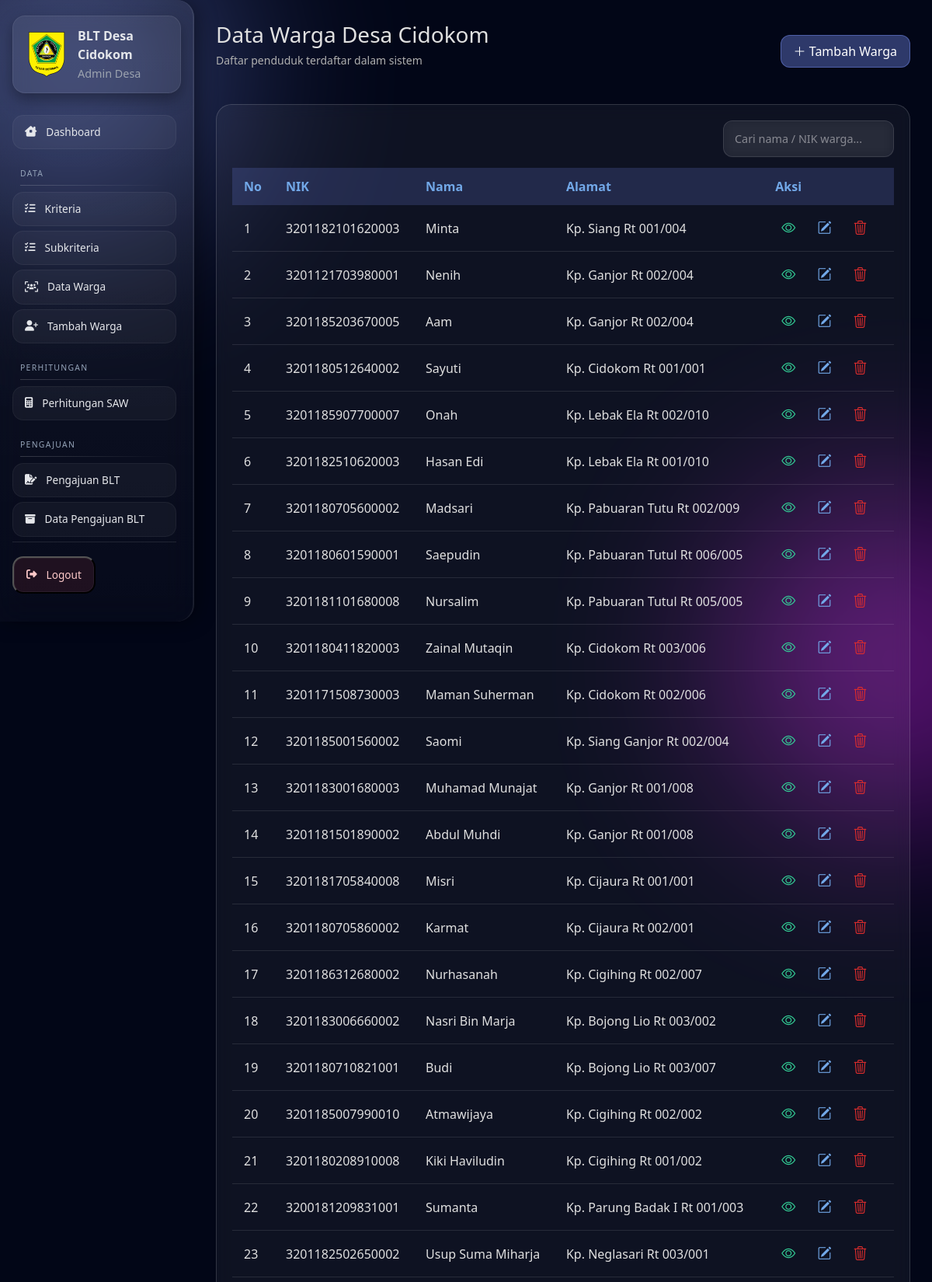
Page /desa/warga/ (signed in, upper part) on the committed database.
### ekbang/models.py (models this page shows, shortened)
class Warga(models.Model):
    desa = models.ForeignKey(Desa, on_delete=models.CASCADE, related_name='warga')
    no_kk = models.CharField(max_length=16, blank=True, null=True)
    nik = models.CharField(max_length=16, unique=True, validators=[nik_validator], verbose_name="NIK")
    nama = models.CharField(max_length=100)
    jumlah_keluarga_kpm = models.IntegerField()
    alamat = models.TextField()
    is_deleted = models.BooleanField(default=False)
    deleted_at = models.DateTimeField(null=True, blank=True)
    class Meta:
        indexes = [models.Index(fields=['nik'])]

### ekbang/proses/decorators.py (the view)
        def wrapper(request, *args, **kwargs):
            if role == 'kecamatan':
                if not hasattr(request.user, 'admin_kecamatan'):
                    messages.error(request, 'Anda tidak punya akses')
                    return redirect('login')
            elif role == 'desa':
                if not hasattr(request.user, 'desa'):
                    messages.error(request, 'Anda tidak punya akses')
                    return redirect('login')
            else:
                messages.error(request, 'Role tidak dikenali')
                return redirect('login')
            return view_func(request, *args, **kwargs)

### ekbang/views/desa.py (called while the page is built, shortened)
@login_required
@role_required('desa')
def warga_list(request):
    desa = request.user.desa
    query = request.GET.get('q', '')
    warga = Warga.objects.filter(
        desa=desa,
        is_deleted=False
    )
    if query:
        warga = warga.filter(
            Q(nama__icontains=query) |
            Q(nik__icontains=query)
        )
    return render(request, 'desa/warga_list.html', {
        'warga': warga,
        'query': query
    })

### ekbang/templates/desa/warga_list.html (shortened to what this page needs)
{% extends 'base/base.html' %}
{% load static %}
{% block extra_css %}
<link rel="stylesheet" href="{% static 'css/desa/warga_list.css' %}">
{% endblock %}
{% block content %}
<div class="page-header">
    <div>
        <h2>Data Warga Desa {{ request.user.username }}</h2>
        <p>Daftar penduduk terdaftar dalam sistem</p>
    </div>
    <a href="{% url 'desa_warga_tambah' %}" class="btn-glass">
        <i class="bi bi-plus-lg"></i> Tambah Warga
    </a>
</div>
<div class="glass-card">
    <div class="card-toolbar">
        <form method="get" class="search-box">
            <input type="text"
                   name="q"
                   placeholder="Cari nama / NIK warga..."
                   value="{{ query|default:'' }}">
        </form>
    </div>
    <table class="table-modern">
        <thead>
            <tr>
                <th>No</th>
                <th>NIK</th>
                <th>Nama</th>
                <th>Alamat</th>
                <th>Aksi</th>
            </tr>
        </thead>
        <tbody id="warga-table">
            {% include 'desa/partials/warga_rows.html' %}
        </tbody>
    </table>
</div>
{% endblock %}

### ekbang/templates/base/sidebar.html (shortened to what this page needs)
{% load static %}
<link rel="stylesheet" href="{% static 'css/desa/sidebar.css' %}">
<div class="sidebar-desa">
    <div class="sidebar-brand">
       <span class="logo">
    <img src="{% static 'img/logo.png' %}" alt="Logo" />
</span>
        <div>
            <strong>BLT Desa {{ request.user.username }}</strong>
            <small>Admin Desa</small>
        </div>
    </div>
    <div class="sidebar-scroll">
    <nav class="sidebar-menu">
        <a href="{% url 'desa_dashboard' %}" class="menu-item">
            <i class="fa-solid fa-house-chimney-window"></i> Dashboard
        </a>
        <div class="menu-section">DATA</div>
        <a href="{% url 'desa_kriteria_list' %}" class="menu-item">
            <i class="fa-solid fa-list-check"></i> Kriteria
        </a>
        <a href="{% url 'desa_subkriteria_list' %}" class="menu-item">
            <i class="fa-solid fa-list-check"></i> Subkriteria
        </a>
        <a href="{% url 'desa_warga_list' %}" class="menu-item">
            <i class="fa-solid fa-users-viewfinder"></i> Data Warga
        </a>
        <a href="{% url 'desa_warga_tambah' %}" class="menu-item">
            <i class="fa-solid fa-user-plus"></i> Tambah Warga
        </a>
        <div class="menu-section">PERHITUNGAN</div>
        <a href="{% url 'desa_riwayat_saw' %}" class="menu-item">
            <i class="fa-solid fa-calculator"></i> Perhitungan SAW
        </a>
        <div class="menu-section">PENGAJUAN</div>
        <a href="{% url 'desa_pengajuan' %}" class="menu-item">
            <i class="fa-solid fa-file-signature"></i> Pengajuan BLT
        </a>
        <a href="{% url 'desa_pengajuan_list' %}" class="menu-item">
            <i class="fa-solid fa-box-archive"></i> Data Pengajuan BLT
        </a>
    </nav>
    <div class="sidebar-footer">
        <button type="button" class="menu-item logout" data-bs-toggle="modal" data-bs-target="#logoutModal">
            <i class="fa-solid fa-right-from-bracket"></i> Logout
        </button>
    </div>
</div>
</div>

### ekbang/templates/desa/partials/warga_rows.html
{% for w in warga %}
<tr>
    <td>{{ forloop.counter }}</td>
    <td>{{ w.nik }}</td>
    <td>{{ w.nama }}</td>
    <td>{{ w.alamat }}</td>
    <td class="action">
        <a href="{% url 'desa_warga_detail' w.id %}" class="btn-icon view" title="Detail">
            <i class="bi bi-eye"></i>
        </a>
        <a href="{% url 'desa_warga_edit' w.id %}" class="btn-icon edit" title="Edit">
            <i class="bi bi-pencil-square"></i>
        </a>
        <a href="{% url 'desa_warga_hapus' w.id %}"
           class="btn-icon delete"
           onclick="return confirm('Yakin hapus data ini?')"
           title="Hapus">
            <i class="bi bi-trash3"></i>
        </a>
    </td>
</tr>
{% empty %}
<tr>
    <td colspan="5" class="text-center">Data tidak ditemukan</td>
</tr>
{% endfor %}

### ekbang/static/css/desa/warga_list.css (style rules this page uses)
.page-header { display: flex; justify-content: space-between; align-items: center; margin-bottom: 30px; color: #E0E0E0; }
.page-header h2 { font-size: 28px; margin-bottom: 5px; }
.page-header p { font-size: 14px; color: #B0B0B0; }
.card-toolbar { display: flex; justify-content: flex-end; margin-bottom: 14px; }
.search-box { display: flex; align-items: center; background: rgba(255, 255, 255, 0.06); border: 1px solid rgba(255, 255, 255, 0.12); border-radius: 12px; padding: 4px; backdrop-filter: blur(8px); }
.search-box input { border: none; background: transparent; padding: 8px 10px; color: white; width: 210px; outline: none; font-size: 0.9rem; }
.search-box input::placeholder { color: rgba(255,255,255,0.45); }
.btn-glass { color: #fff; background: rgba(114, 136, 232, 0.4); border: 1px solid rgba(114, 136, 232, 0.5); padding: 8px 16px; border-radius: 12px; text-decoration: none; font-weight: 500; transition: all 0.3s ease; }
.glass-card { background: rgba(255, 255, 255, 0.05); border-radius: 20px; backdrop-filter: blur(10px); border: 1px solid rgba(255, 255, 255, 0.15); padding: 20px; overflow-x: auto; }
.table-modern { width: 100%; border-collapse: collapse; }
.table-modern th, .table-modern td { padding: 12px 15px; text-align: left; }
.table-modern th { background: rgba(114, 136, 232, 0.2); color: #72A8E8; font-weight: 600; }
.table-modern td { color: #E0E0E0; border-bottom: 1px solid rgba(255, 255, 255, 0.1); }
.btn-icon { text-decoration: none; display: inline-block; margin-right: 8px; font-size: 18px; padding: 4px 8px; border-radius: 8px; transition: all 0.3s ease; }
.btn-icon.edit { color: #72A8E8; }
.btn-icon.view { color: #34D399; }
.btn-icon.delete { color: #DF2D2D; }

### ekbang/static/css/desa/sidebar.css (style rules this page uses)
.sidebar-desa { position: fixed; top: 0; left: 0; width: 250px; height: 100vh; background: linear-gradient( 180deg, rgba(255,255,255,0.07), rgba(255,255,255,0.02) ); backdrop-filter: blur(18px); border-right: 1px solid rgba(255,255,255,0.1); border-top-right-radius: 22px; border-bottom-right-radius: 22px; box-shadow: 4px 0 26px rgba(0,0,0,0.45), inset -1px 0 0 rgba(255,255,255,0.06); display: flex; flex-direction: column; padding: 20px 16px; z-index: 30; }
.sidebar-brand { display: flex; align-items: center; gap: 10px; padding: 14px; margin-bottom: 22px; border-radius: 16px; background: rgba(255,255,255,0.06); box-shadow: inset 0 0 0 1px rgba(255,255,255,0.08), 0 8px 20px rgba(0,0,0,0.35); color: #e5e7eb; }
.sidebar-brand .logo { display: flex; align-items: center; }
.sidebar-brand .logo img { width: 60px; height: 60px; object-fit: contain; }
.sidebar-brand strong { font-size: 1rem; }
.sidebar-brand small { display: block; font-size: 0.9rem; color: #9ca3af; margin-top: 2px; }
.sidebar-menu { flex: 1; }
.menu-section { margin: 24px 10px 8px; font-size: 0.65rem; letter-spacing: 1.3px; color: #94a3b8; text-transform: uppercase; position: relative; }
.menu-section::after { content: ''; display: block; height: 1px; margin-top: 6px; background: linear-gradient( to right, rgba(255,255,255,0.18), transparent ); }
.menu-item { position: relative; display: flex; align-items: center; gap: 12px; padding: 12px 16px; margin: 6px 0; border-radius: 14px; font-size: 0.85rem; font-weight: 500; color: #e5e7eb; text-decoration: none; background: rgba(255,255,255,0.04); box-shadow: inset 0 0 0 1px rgba(255,255,255,0.05); transition: all .25s ease; }
.sidebar-footer { margin-top: auto; padding-top: 12px; border-top: 1px solid rgba(255,255,255,0.1); }
.menu-item.logout { background: rgba(239,68,68,0.10); color: #fecaca; }
.sidebar-scroll { flex: 1; overflow-y: auto; padding-right: 6px; }
.sidebar-scroll { scrollbar-width: thin; scrollbar-color: rgba(255,255,255,0.2) transparent; }

### rows in the picture
Warga: nik "3201182101620003", nama "Minta", alamat "Kp. Siang Rt 001/004"
Warga: nik "3201121703980001", nama "Nenih", alamat "Kp. Ganjor Rt 002/004"
Warga: nik "3201185203670005", nama "Aam", alamat "Kp. Ganjor Rt 002/004"
Warga: nik "3201180512640002", nama "Sayuti", alamat "Kp. Cidokom Rt 001/001"
Warga: nik "3201185907700007", nama "Onah", alamat "Kp. Lebak Ela Rt 002/010"
Warga: nik "3201182510620003", nama "Hasan Edi", alamat "Kp. Lebak Ela Rt 001/010"
Warga: nik "3201180705600002", nama "Madsari", alamat "Kp. Pabuaran Tutu Rt 002/009"
Warga: nik "3201180601590001", nama "Saepudin", alamat "Kp. Pabuaran Tutul Rt 006/005"
Warga: nik "3201181101680008", nama "Nursalim", alamat "Kp. Pabuaran Tutul Rt 005/005"
Warga: nik "3201180411820003", nama "Zainal Mutaqin", alamat "Kp. Cidokom Rt 003/006"
Warga: nik "3201171508730003", nama "Maman Suherman", alamat "Kp. Cidokom Rt 002/006"
Warga: nik "3201185001560002", nama "Saomi", alamat "Kp. Siang Ganjor Rt 002/004"
Warga: nik "3201183001680003", nama "Muhamad Munajat", alamat "Kp. Ganjor Rt 001/008"
Warga: nik "3201181501890002", nama "Abdul Muhdi", alamat "Kp. Ganjor Rt 001/008"
Warga: nik "3201181705840008", nama "Misri", alamat "Kp. Cijaura Rt 001/001"
Warga: nik "3201180705860002", nama "Karmat", alamat "Kp. Cijaura Rt 002/001"
Warga: nik "3201186312680002", nama "Nurhasanah", alamat "Kp. Cigihing Rt 002/007"
Warga: nik "3201183006660002", nama "Nasri Bin Marja", alamat "Kp. Bojong Lio Rt 003/002"
Warga: nik "3201180710821001", nama "Budi", alamat "Kp. Bojong Lio Rt 003/007"
Warga: nik "3201185007990010", nama "Atmawijaya", alamat "Kp. Cigihing Rt 002/002"
Warga: nik "3201180208910008", nama "Kiki Haviludin", alamat "Kp. Cigihing Rt 001/002"
Warga: nik "3200181209831001", nama "Sumanta", alamat "Kp. Parung Badak I Rt 001/003"
Warga: nik "3201182502650002", nama "Usup Suma Miharja", alamat "Kp. Neglasari Rt 003/001"

### other values in the picture
{{ request.user.username }} "Cidokom"
